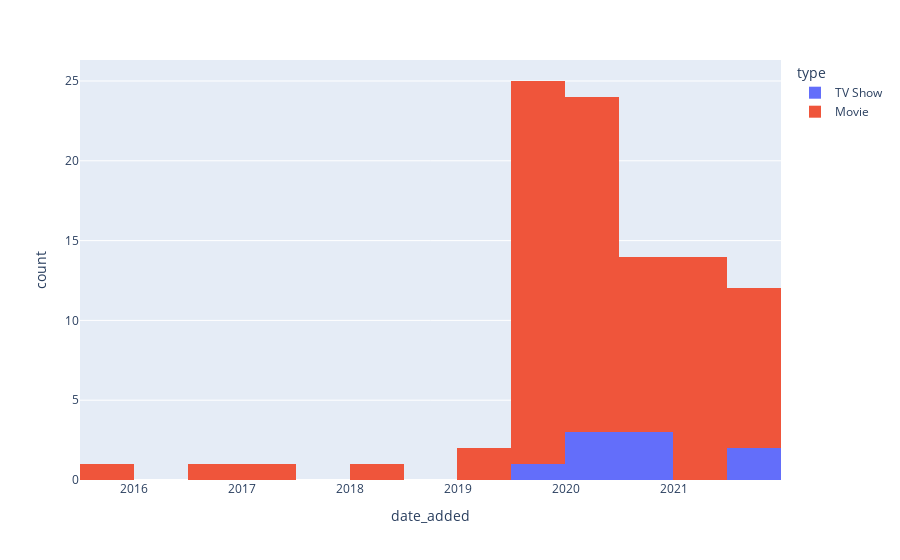

Here is the notebook cell this chart was saved with:
### Code cell
px.histogram(nigeria_films, x='date_added',color='type')

### Figure 1 — Plotly figure (JSON) as saved in the notebook; plotly's stock layout.template omitted (floating-point values rounded to 4 significant figures)
{"data": [{"alignmentgroup": "True", "bingroup": "x", "hovertemplate": "type=TV Show<br>date_added=%{x}<br>count=%{y}<extra></extra>", "legendgroup": "TV Show", "marker": {"color": "#636efa", "pattern": {"shape": ""}}, "name": "TV Show", "offsetgroup": "TV Show", "orientation": "v", "showlegend": true, "type": "histogram", "x": ["2021-09-15T00:00:00", "2021-08-27T00:00:00", "2020-11-24T00:00:00", "2020-08-22T00:00:00", "2020-08-08T00:00:00", "2020-02-16T00:00:00", "2020-02-07T00:00:00", "2020-01-24T00:00:00", "2019-12-15T00:00:00"], "xaxis": "x", "yaxis": "y"}, {"alignmentgroup": "True", "bingroup": "x", "hovertemplate": "type=Movie<br>date_added=%{x}<br>count=%{y}<extra></extra>", "legendgroup": "Movie", "marker": {"color": "#EF553B", "pattern": {"shape": ""}}, "name": "Movie", "offsetgroup": "Movie", "orientation": "v", "showlegend": true, "type": "histogram", "x": ["2021-09-14T00:00:00", "2021-09-10T00:00:00", "2021-08-11T00:00:00", "2021-08-06T00:00:00", "2021-08-04T00:00:00", "2021-07-29T00:00:00", "2021-07-21T00:00:00", "2021-07-07T00:00:00", "2021-07-02T00:00:00", "2021-07-01T00:00:00", "2021-06-22T00:00:00", "2021-06-18T00:00:00", "2021-06-09T00:00:00", "2021-06-05T00:00:00", "2021-06-02T00:00:00", "2021-04-23T00:00:00", "2021-04-09T00:00:00", "2021-04-02T00:00:00", "2021-03-28T00:00:00", "2021-03-19T00:00:00", "2021-03-17T00:00:00", "2021-03-05T00:00:00", "2021-02-14T00:00:00", "2021-01-26T00:00:00", "2020-11-06T00:00:00", "2020-10-30T00:00:00", "2020-10-02T00:00:00", "2020-09-14T00:00:00", "2020-09-04T00:00:00", "2020-08-18T00:00:00", "2020-07-29T00:00:00", "2020-07-24T00:00:00", "2020-07-17T00:00:00", "2020-07-15T00:00:00", "2020-07-15T00:00:00", "2020-06-28T00:00:00", "2020-06-26T00:00:00", "2020-06-22T00:00:00", "2020-06-20T00:00:00", "2020-06-13T00:00:00", "2020-06-05T00:00:00", "2020-05-22T00:00:00", "2020-05-18T00:00:00", "2020-05-14T00:00:00", "2020-04-29T00:00:00", "2020-04-22T00:00:00", "2020-04-14T00:00:00", "2020-04-13T00:00:00", "2020-03-05T00:00:00", "2020-02-26T00:00:00", "2020-02-26T00:00:00", "2020-02-26T00:00:00", "2020-02-26T00:00:00", "2020-02-26T00:00:00", "2020-02-14T00:00:00", "2020-01-31T00:00:00", "2019-12-21T00:00:00", "2019-12-20T00:00:00", "2019-12-20T00:00:00", "2019-12-15T00:00:00", "2019-12-13T00:00:00", "2019-12-13T00:00:00", "2019-12-06T00:00:00", "2019-12-06T00:00:00", "2019-12-06T00:00:00", "2019-11-29T00:00:00", "2019-11-29T00:00:00", "2019-11-29T00:00:00", "2019-11-29T00:00:00", "2019-10-18T00:00:00", "2019-10-18T00:00:00", "2019-10-11T00:00:00", "2019-01-04T00:00:00", "2017-04-15T00:00:00", "2019-09-01T00:00:00", "2019-03-15T00:00:00", "2015-12-28T00:00:00", "2018-01-01T00:00:00", "2019-09-21T00:00:00", "2019-09-01T00:00:00", "2019-09-01T00:00:00", "2016-07-01T00:00:00", "2019-09-01T00:00:00", "2019-09-01T00:00:00", "2019-10-01T00:00:00", "2019-09-21T00:00:00"], "xaxis": "x", "yaxis": "y"}], "layout": {"barmode": "relative", "legend": {"title": {"text": "type"}, "tracegroupgap": 0}, "margin": {"t": 60}, "xaxis": {"anchor": "y", "domain": [0, 1], "title": {"text": "date_added"}}, "yaxis": {"anchor": "x", "domain": [0, 1], "title": {"text": "count"}}}}
